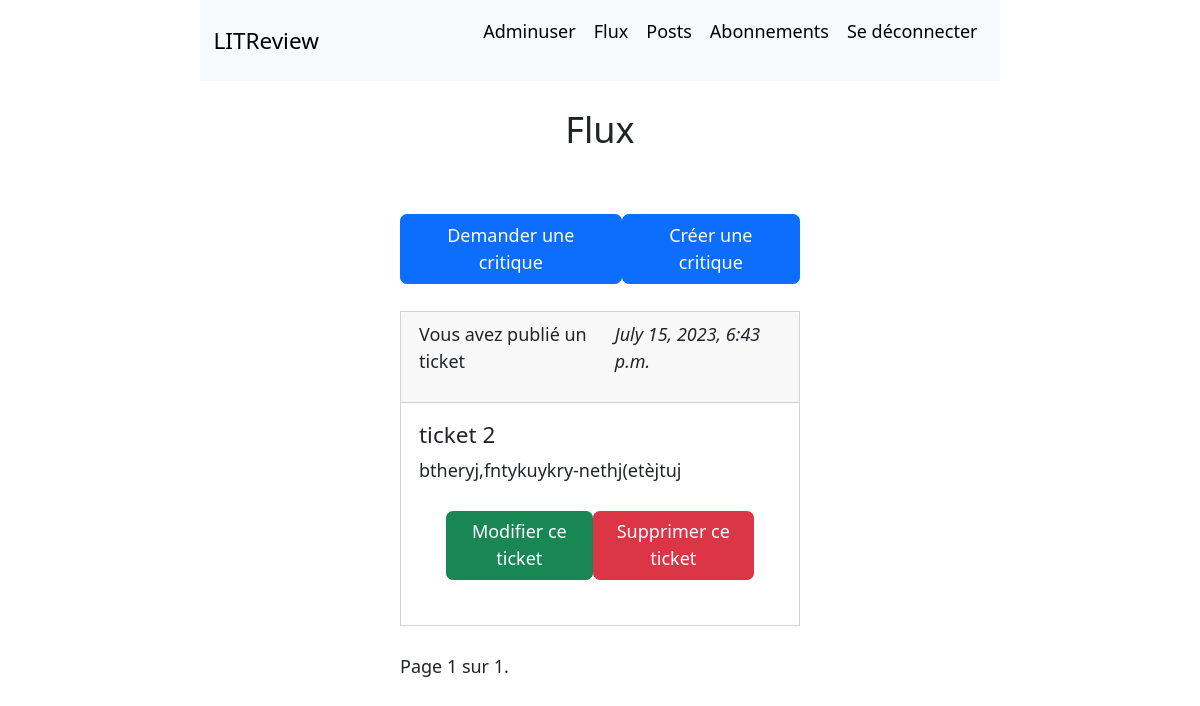
The app's page /home/ (signed in), older data.
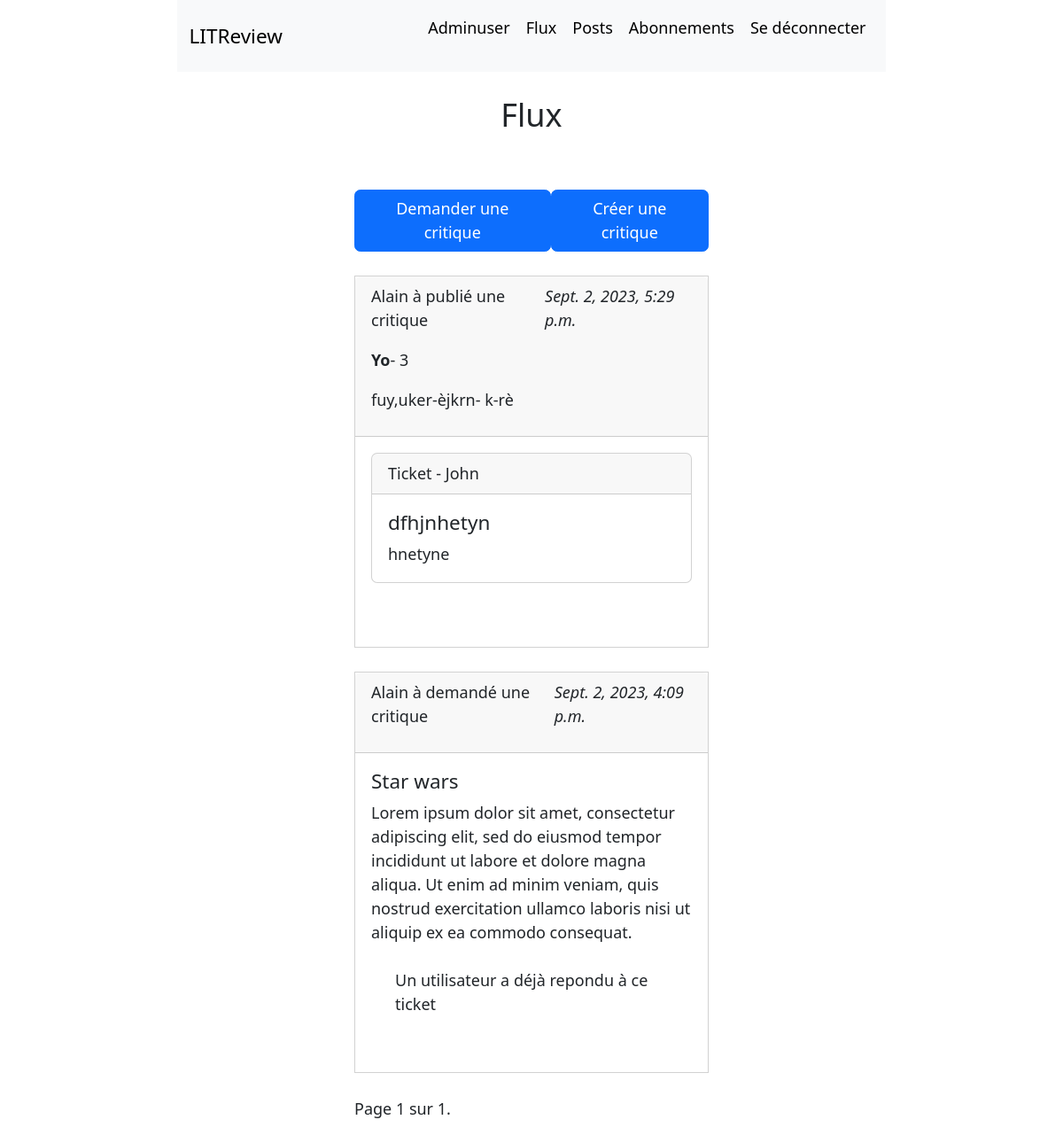
The same page, newer data.
### review/models.py (models this page shows)
class Ticket(models.Model):
    title = models.CharField(max_length=128)
    description = models.TextField(max_length=2048, blank=True)
    user = models.ForeignKey(to=settings.AUTH_USER_MODEL, on_delete=models.CASCADE)
    image = ResizedImageField(size=[300, 500], null=True, blank=True, upload_to='tickets_img')
    time_created = models.DateTimeField(auto_now_add=True)
    posted_review = models.BooleanField(default=False)

class Review(models.Model):
    ticket = models.ForeignKey(to=Ticket, on_delete=models.CASCADE)
    rating = models.PositiveSmallIntegerField(
        validators=[MinValueValidator(0), MaxValueValidator(5)])
    headline = models.CharField(max_length=128)
    body = models.TextField(max_length=8192, blank=True)
    user = models.ForeignKey(
        to=settings.AUTH_USER_MODEL, on_delete=models.CASCADE)
    time_created = models.DateTimeField(auto_now_add=True)

### authentication/models.py (models this page shows)
class User(AbstractUser):
    pass

### review/views.py (the view)
# urls.py: 2. Add a URL to urlpatterns:  path('', views.home, name='home')
@login_required
def home(request):
    my_tickets = Ticket.objects.filter(user=request.user)
    my_reviews = Review.objects.filter(user=request.user)
    followed_users = UserFollows.objects.filter(user=request.user.id).values('followed_user_id')
    followed_ids = [id["followed_user_id"] for id in followed_users]
    followed_ids.append(request.user.id)
    users = User.objects.filter(id__in=followed_ids)
    tickets = my_tickets | Ticket.objects.filter(user__in=users)
    reviews = my_reviews | Review.objects.filter(user__in=users)
    tickets_and_reviews = sorted(chain(tickets, reviews), key=lambda post: post.time_created, reverse=True)
    paginator = Paginator(tickets_and_reviews, 2)
    print(paginator.page_range)
    page = request.GET.get('page')
    posts = paginator.get_page(page)
    context = {
        'followed_ids': followed_ids,
        'tickets': tickets,
        'reviews': reviews,
        'posts': posts,
    }
    return render(request, 'review/home.html', context)

### review/templates/review/home.html (shortened to what this page needs)
{% extends 'base.html' %}
{% block content %}
<h2 class="text-center pt-4 pb-4">Flux</h2>
<div class="container_pages pt-4">
    <div class="d-flex justify-content-around">
        <div class=""><a href="{% url 'create_ticket' %}">
            <button type="button" class="btn btn-primary">Demander une critique</button>
        </a></div>
        <div class=""><a href="{% url 'review_create' %}">
            <button type="button" class="btn btn-primary">Créer une critique</button>
        </a></div>
    </div>
    {% for post in posts %}
    {% if not post.ticket and post.user.id in followed_ids %}
        {% include 'review/ticket_snippet.html' %}
    {% elif post.ticket and post.user.id in followed_ids %}
        {% include 'review/review_snippet.html' %}
    {% endif %}
    {% endfor %}
    <span>
        {% include 'review/pagination_snippet.html' %}
    </span>
    {% endblock content %}

### review/templates/review/review_snippet.html (shortened to what this page needs)
{% if post.user == request.user or post.user.id in followed_ids %}
<div class="card mt-4 mb-4 rounded-0">
    <div class="card-header">
        <div class="d-flex justify-content-between">
            {% if post.user == request.user %}
            <p>Vous avez publié une critique</p>
            {% else %}
            <p>{{ post.user|capfirst }} à publié une critique</p>
            {% endif %}
            <em class="align-self-start">{{ post.time_created }}</em>
        </div>
        <div class="d-flex">
            <b>{{ post.headline|title }}</b>
            <p> - {{ post.rating|title }}</p>
        </div>
        <p>{{ post.body }}</p>
    </div>
    <div class="card-body">
        <div class="card">
            <div class="card-header">
                Ticket - {{ post.ticket.user|capfirst }}
            </div>
            <div class="card-body">
                <h5 class="card-title">{{ post.ticket.title }}</h5>
                <p class="card-text">{{ post.ticket.description }}</p>
            </div>
        </div>
    </div>
</div>
{% endif %}

### review/templates/review/ticket_snippet.html (shortened to what this page needs)
<div class="mt-4 mb-4">
    <div class="card rounded-0">
        <div class="card-header">
            <div class="d-flex justify-content-between">
                {% if post.user == request.user %}
                <p>Vous avez publié un ticket</p>
                {% else %}
                <p>{{ post.user|capfirst }} à demandé une critique</p>
                {% endif %}
                <em class="align-self-start">{{ post.time_created }}</em>
            </div>
        </div>
        <div class="card-body">
            <h5 class="card-title">{{ post.title }}</h5>
            <p class="card-text">{{ post.description }}</p>
            <div class="d-flex justify-content-end m-4">
                {% if post.user == user %}
                <a class="btn btn-success" type="button" href="{% url 'ticket_update' post.id %}">Modifier ce ticket </a>
                <a class="btn btn-danger" type="button" href="{% url 'ticket_delete' post.id %}">Supprimer ce ticket</a>
                {% elif post.posted_review == False %}
                <a type="button" class="btn btn-success" href="{% url 'review_answer' post.id %}">Créer une critique</a>
                {% else %}
                <p>Un utilisateur a déjà repondu à ce ticket</p>
                {% endif %}
            </div>
        </div>
    </div>
</div>

Row changes from the older to the newer data that the page shows:
removed Ticket: shows "Vous avez publié un ticket", time_created "July 15, 2023, 6:43 p.m.", title "ticket 2", description "btheryj,fntykuykry-nethj(etèjtuj", shows "Modifier ce ticket"
added Review: user "Alain", time_created "Sept. 2, 2023, 5:29 p.m.", headline "Yo", rating "3", body "fuy,uker-èjkrn- k-rè", ticket.user "John", ticket "dfhjnhetyn", ticket.description "hnetyne"
added Ticket: user "Alain", time_created "Sept. 2, 2023, 4:09 p.m.", title "Star wars", description "Lorem ipsum dolor sit amet, consectetur adipiscing elit, sed do eiusmod tempor incididunt ut labore et dolore magna aliqua. Ut enim ad minim veniam, quis nostrud exercitation ullamco laboris nisi ut aliquip ex ea commodo consequat.", shows "Un utilisateur a déjà repondu à ce ticket"
